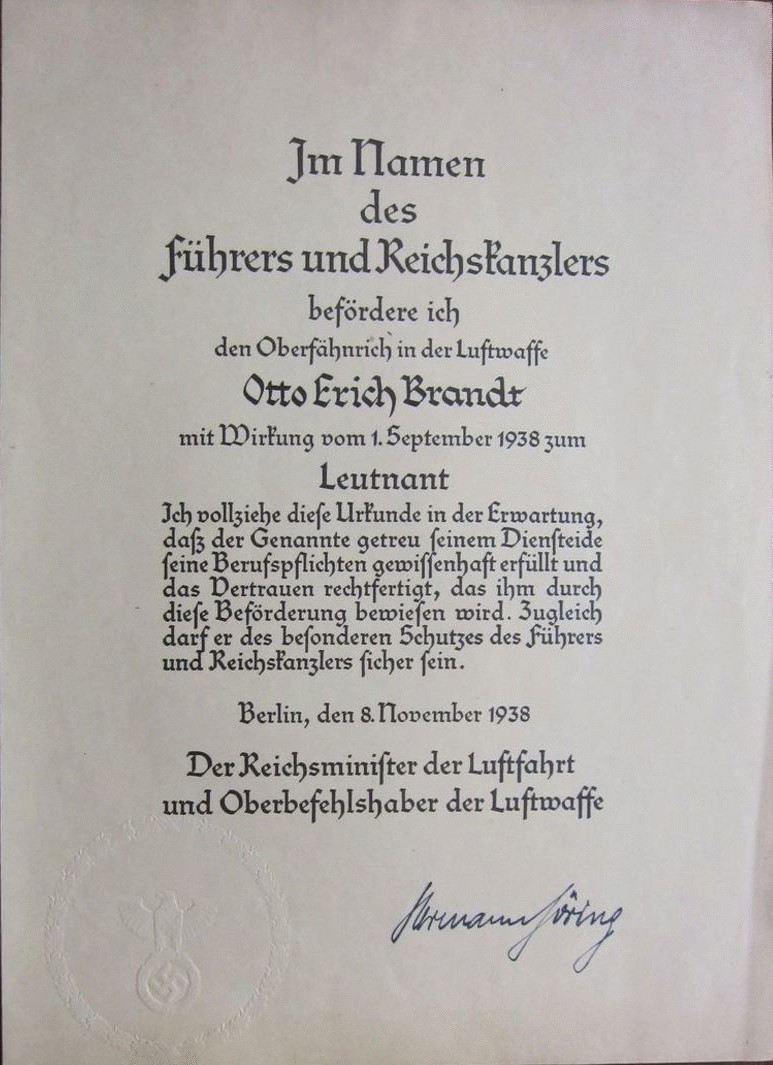
#> input picture data/input/doc1.jpg, 773 x 1065 px, found by its file name
$ jupyter execute 'ahmetozlu - signature_extractor with skimage.ipynb'
#> lines starting #> are read from the running program, lines starting #| are printed output that depends on the picture; after the words box and inside, x2 and y2 are one past the last pixel; in counts of white or black regions, pixels touching at a corner belong together; long printed decimals are rounded
[cell 1]
import matplotlib.pyplot as plt
from skimage import measure, morphology
from skimage.color import label2rgb
from skimage.measure import regionprops
from skimage.filters import threshold_otsu
from skimage.io import imread, imsave
from skimage.color import rgb2gray
import numpy as np
import os

[cell 2]
# the parameters are used to remove small size connected pixels outliar
constant_parameter_1 = 84
constant_parameter_2 = 250
constant_parameter_3 = 100

# the parameter is used to remove big size connected pixels outliar
constant_parameter_4 = 18

data_path = "C:/Users/Sadek/Documents/GitHub/Project/offline-signature/data"

def display_image(image, cmap='gray'):
    plt.imshow(image, cmap=cmap)
    plt.axis('off')
    plt.title("Shape: {}".format(image.shape))
    plt.show()

[cell 3]
image_path = os.path.join(data_path + "/input/doc1.jpg")
# read the input image
image = imread(image_path)
#> image is the input picture: shape (1065, 773, 3); mean R, G, B 180.8, 177.2, 173.6
# Convert the image to grayscale
image_gray = rgb2gray(image)
# Threshold the image using Otsu's method
thresh_val = threshold_otsu(image_gray)
#> thresh_val = 0.516
img = (image_gray > thresh_val).astype(np.uint8)
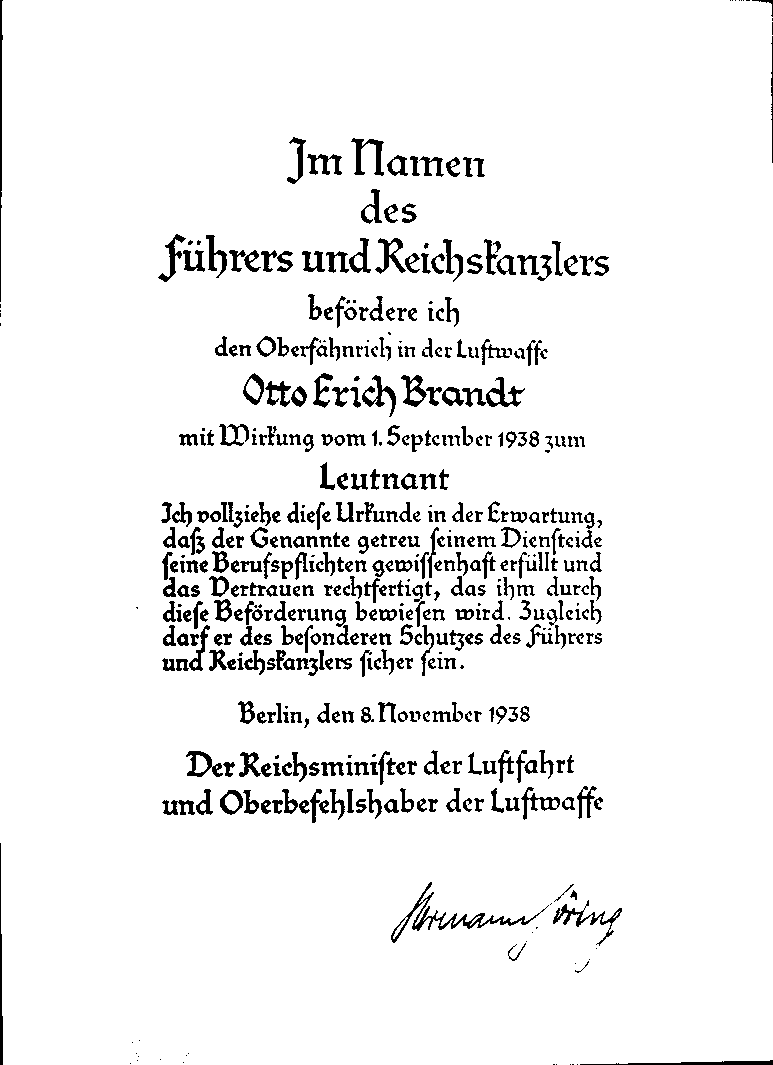
#> img: shape (1065, 773); values 0 (black) and 1 (white), 94.2% white; 546 black regions (81 under 20 px), largest, box (x1, y1, x2, y2) and area: (391, 882, 549, 943) 1033, (553, 900, 622, 946) 532, (0, 0, 3, 302) 507

[cell 4]
display_image(img)

[cell 5]
# connected component analysis by scikit-learn framework
blobs = img > img.mean()
blobs_labels = measure.label(blobs, background=1)
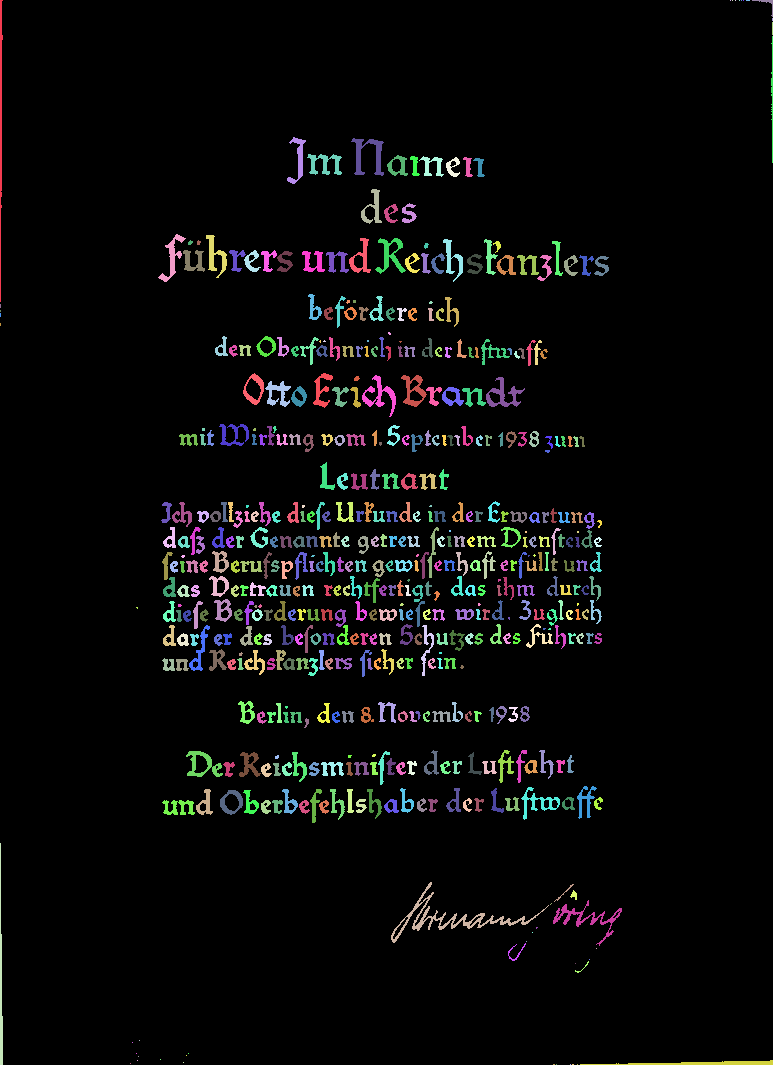
#> blobs_labels: shape (1065, 773) int32; 547 distinct labels, from 0 to 546; one colour per label, 0 black
image_label_overlay = label2rgb(blobs_labels, image=img)
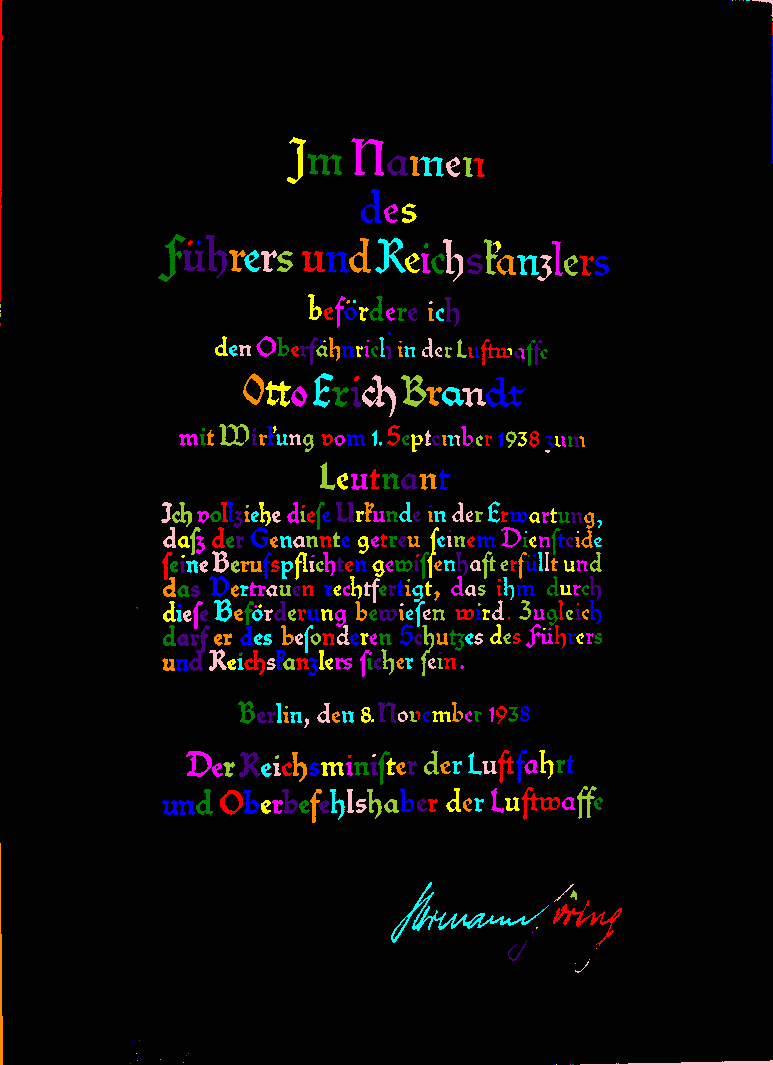
#> image_label_overlay: shape (1065, 773, 3) float64; mean R, G, B 0.0128, 0.0107, 0.0108; drawn with min black and max white

fig, ax = plt.subplots(figsize=(10, 6))

# plot the connected components (for debugging)
ax.imshow(image_label_overlay)
ax.set_axis_off()
plt.tight_layout()
plt.show()

[cell 6]
the_biggest_component = 0
total_area = 0
counter = 0
average = 0.0
for region in regionprops(blobs_labels):
    if (region.area > 10):
        total_area = total_area + region.area
        counter = counter + 1
    # print region.area # (for debugging)
    # take regions with large enough areas
    if (region.area >= 250):
        if (region.area > the_biggest_component):
            the_biggest_component = region.area
#> this loop made 546 passes
#> (total_area, the_biggest_component) on pass 1: (507, 507)
#> total_area on passes 9, 11, 12, 13, 14, 15: 562, 575, 727, 1015, 1493, 1838
#> after the loop, counter = 475; the_biggest_component = 1033; total_area = 47716

average = (total_area/counter)
#> average = 100.5
print("the_biggest_component: " + str(the_biggest_component))
#| the_biggest_component: 1033.0
print("average: " + str(average))
#| average: 100.455

[cell 7]
# experimental-based ratio calculation, modify it for your cases
# a4_small_size_outliar_constant is used as a threshold value to remove connected outliar connected pixels
# are smaller than a4_small_size_outliar_constant for A4 size scanned documents
a4_small_size_outliar_constant = ((average/constant_parameter_1)*constant_parameter_2)+constant_parameter_3
#> a4_small_size_outliar_constant = 399
print("a4_small_size_outliar_constant: " + str(a4_small_size_outliar_constant))
#| a4_small_size_outliar_constant: 398.972

[cell 8]
# experimental-based ratio calculation, modify it for your cases
# a4_big_size_outliar_constant is used as a threshold value to remove outliar connected pixels
# are bigger than a4_big_size_outliar_constant for A4 size scanned documents
a4_big_size_outliar_constant = a4_small_size_outliar_constant*constant_parameter_4
#> a4_big_size_outliar_constant = 7181.5
print("a4_big_size_outliar_constant: " + str(a4_big_size_outliar_constant))
#| a4_big_size_outliar_constant: 7181.504

[cell 9]
# remove the connected pixels are smaller than a4_small_size_outliar_constant
pre_version = morphology.remove_small_objects(blobs_labels, a4_small_size_outliar_constant)
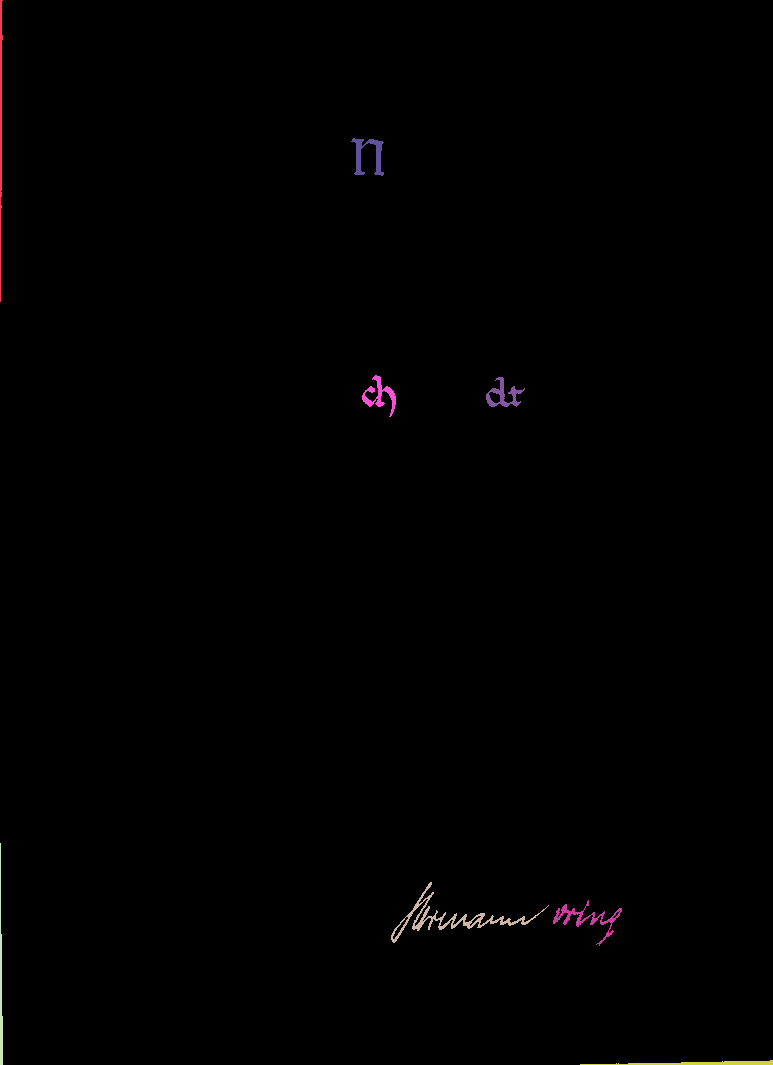
#> pre_version: shape (1065, 773) int32; 9 distinct labels, from 0 to 539; one colour per label, 0 black

[cell 10]
display_image(pre_version)

[cell 11]
# remove the connected pixels are bigger than threshold a4_big_size_outliar_constant
# to get rid of undesired connected pixels such as table headers and etc.
component_sizes = np.bincount(pre_version.ravel())
#> component_sizes = 540 values, max 818970 at index 0, min 0 at index 2, mean 1524.5
too_small = component_sizes > (a4_big_size_outliar_constant)
too_small_mask = too_small[pre_version]
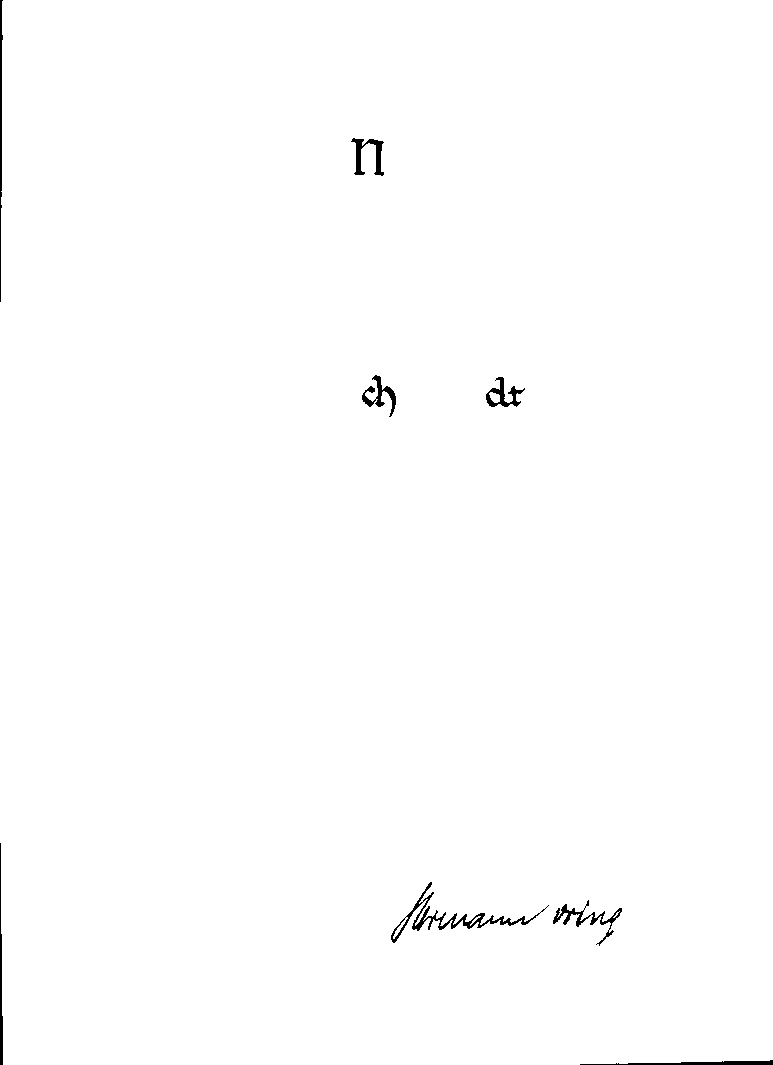
#> too_small_mask: shape (1065, 773) bool; 99.5% white; 8 black regions, largest, box (x1, y1, x2, y2) and area: (391, 882, 549, 943) 1033, (553, 900, 622, 946) 532, (0, 0, 3, 302) 507
pre_version[too_small_mask] = 0

[cell 12]
display_image(pre_version)

[cell 13]
pre_version.max()
#> Out = 539

$ run again, with data/input/doc2.jpg copied over data/input/doc1.jpg
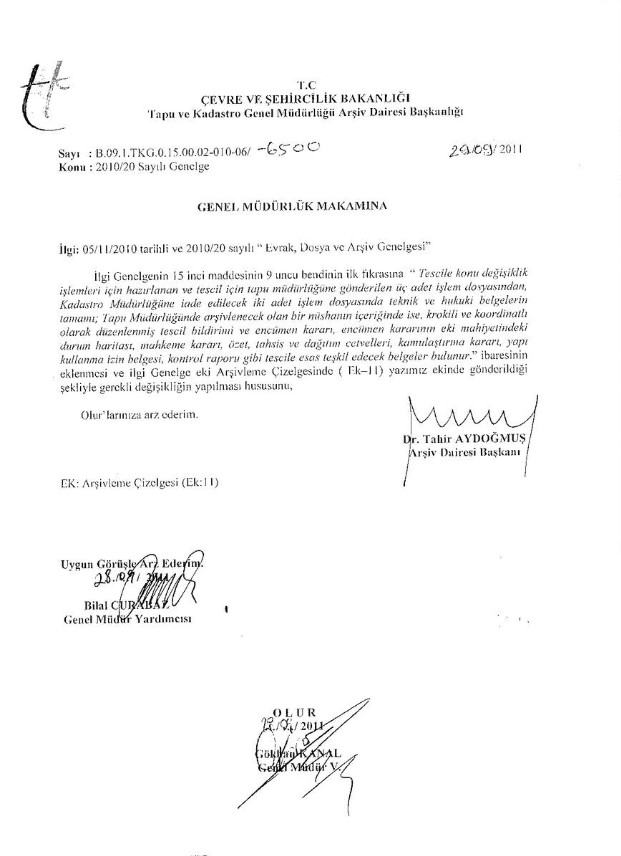
#> input picture data/input/doc2.jpg, 621 x 856 px, found by its file name
#> image is the input picture: shape (856, 621, 3); min 0, max 255, mean 248
#> thresh_val = 0.721
#> img: shape (856, 621); values 0 (black) and 1 (white), 96.3% white; black in thin lines or dots, all inside (x1, y1, x2, y2) = (21, 61, 538, 856)
#> blobs_labels: shape (856, 621) int32; 1664 distinct labels, from 0 to 1663
#> the loop `for region in regionprops(blobs_labels):` made 1663 passes
#> (total_area, the_biggest_component) on pass 2: (441, 342)
#> after the loop `for region in regionprops(blobs_labels):`: counter = 629; the_biggest_component = 1225; total_area = 14794
#> average = 23.52
#| the_biggest_component: 1225.0
#| average: 23.520
#> a4_small_size_outliar_constant = 170
#| a4_small_size_outliar_constant: 170.000
#> a4_big_size_outliar_constant = 3060
#| a4_big_size_outliar_constant: 3059.993
#> `pre_version = morphology.remove_small_objects(blobs_labels, a4_small_s..`:
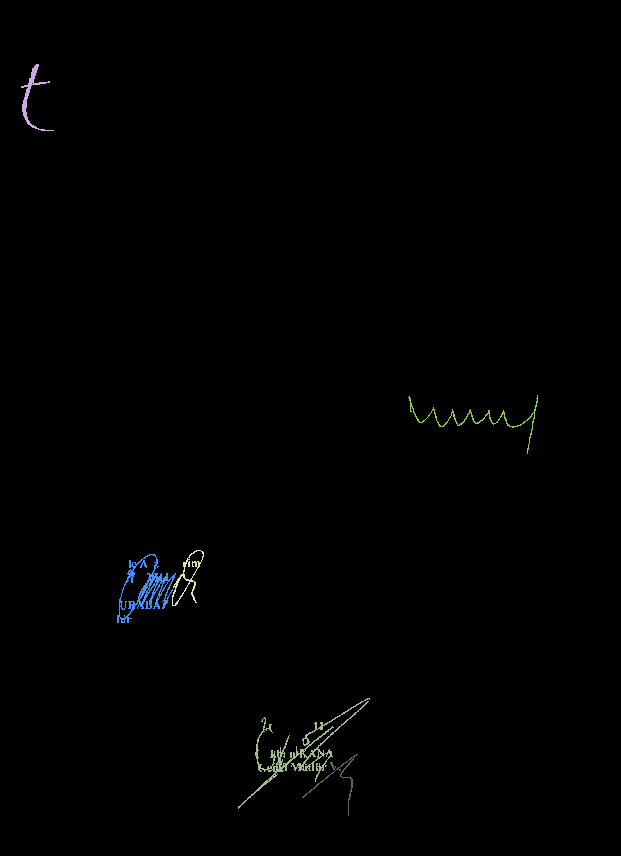
#> pre_version: shape (856, 621) int32; 7 distinct labels, from 0 to 1656; one colour per label, 0 black
#> component_sizes = 1657 values, max 528164 at index 0, min 0 at index 1, mean 320.8
#> `too_small_mask = too_small[pre_version]`:
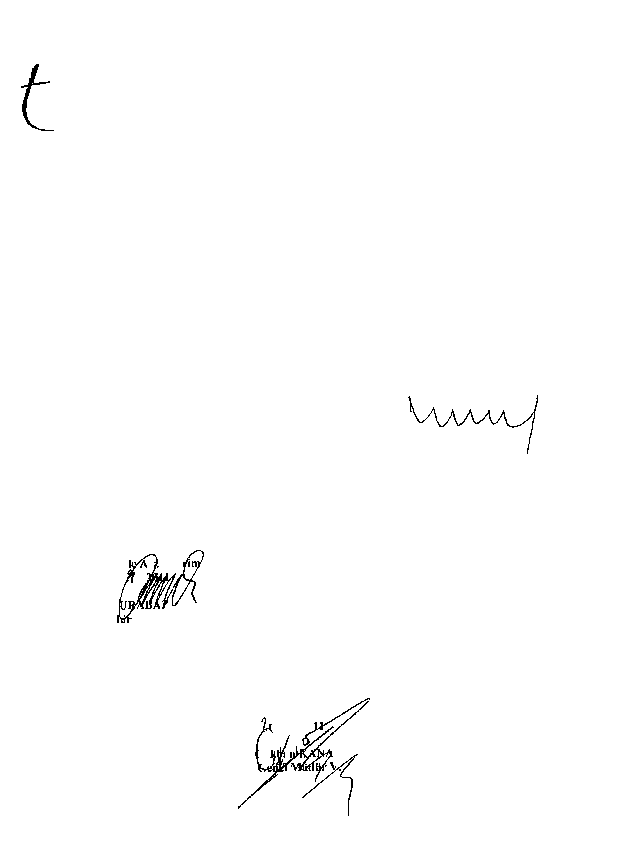
#> too_small_mask: shape (856, 621) bool; 99.4% white; black in thin lines or dots, all inside (x1, y1, x2, y2) = (21, 64, 538, 816)
#> Out = 1656
